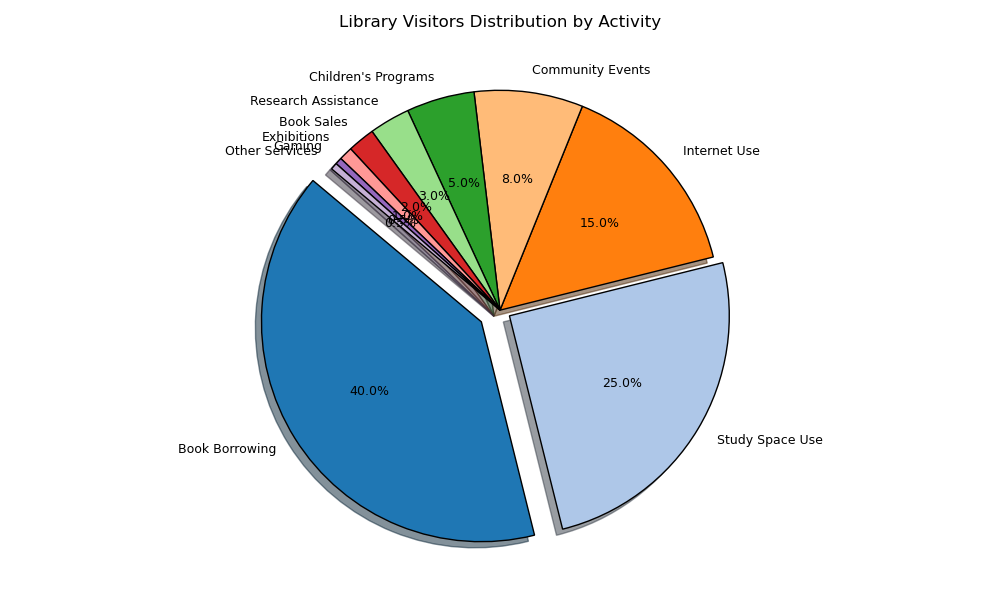

Recreate this plot in Python.

import matplotlib.pyplot as plt

# Data from chart table
data = [
    {'Activity': 'Book Borrowing', 'Percentage of Visitors': 40.0},
    {'Activity': 'Study Space Use', 'Percentage of Visitors': 25.0},
    {'Activity': 'Internet Use', 'Percentage of Visitors': 15.0},
    {'Activity': 'Community Events', 'Percentage of Visitors': 8.0},
    {"Activity": "Children's Programs", 'Percentage of Visitors': 5.0},
    {'Activity': 'Research Assistance', 'Percentage of Visitors': 3.0},
    {'Activity': 'Book Sales', 'Percentage of Visitors': 2.0},
    {'Activity': 'Exhibitions', 'Percentage of Visitors': 1.0},
    {'Activity': 'Gaming', 'Percentage of Visitors': 0.5},
    {'Activity': 'Other Services', 'Percentage of Visitors': 0.5}
]

# Extracting activities and their corresponding percentages
activities = [item['Activity'] for item in data]
percentages = [item['Percentage of Visitors'] for item in data]

# Define colors and explode options for emphasis
colors = plt.cm.tab20.colors  # Using color map with enough unique colors
explode = (0.1, 0.05, 0, 0, 0, 0, 0, 0, 0, 0)  # Emphasize 'Book Borrowing' and 'Study Space Use'

# Create pie chart
plt.figure(figsize=(10, 6))
plt.pie(
    percentages, 
    explode=explode, 
    labels=activities, 
    colors=colors, 
    autopct='%1.1f%%',    # Add percentages with one decimal
    startangle=140,        # Rotate start of the pie chart for better positioning
    shadow=True,           # Add shadow for a 3D look
    wedgeprops={'edgecolor': 'black'},  # Add edge color to the wedges
    textprops={'fontsize': 9}  # Control text properties for clarity
)

# Title and show the pie chart
plt.title('Library Visitors Distribution by Activity')
plt.tight_layout()
plt.show()
